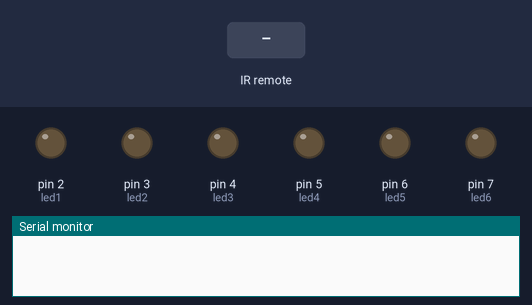
The sketch below on a simulated Arduino Uno, built with avr-gcc and run on an emulated ATmega328P. Shown: output pins drawn as LEDs (lit = HIGH), the last lines printed to the serial monitor. The test bench sets the inputs (shaded band).

Above: at 1.2 s.
1.3 s: infrared code 0x2FD807F received
At 1.8 s:
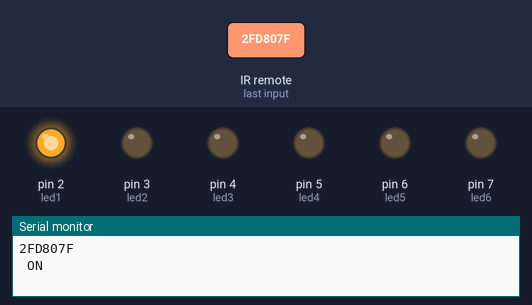
2.8 s: infrared code 0x2FD40BF received
At 4.0 s:
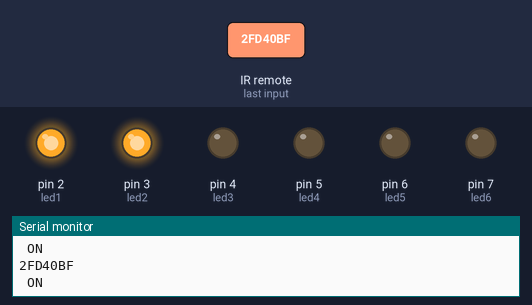
4.3 s: infrared code 0x2FDC03F received
At 5.3 s:
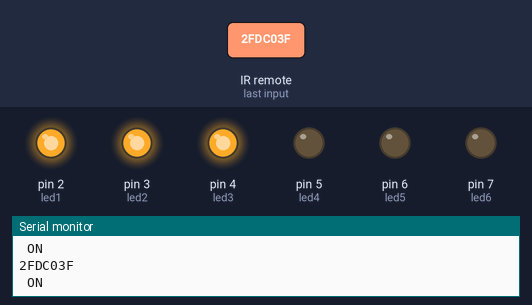
5.8 s: infrared code 0x2FD20DF received
At 6.5 s:
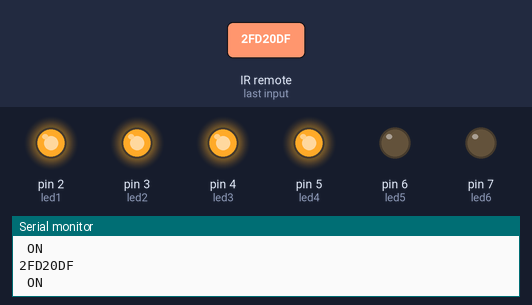
7.3 s: infrared code 0x2FDA05F received
At 7.6 s:
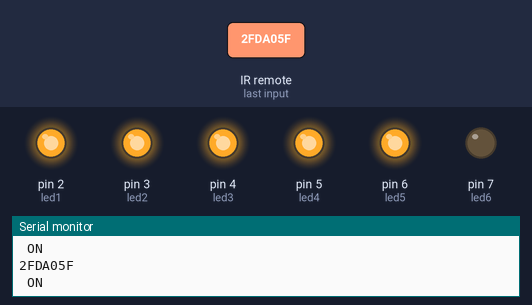
8.8 s: infrared code 0x2FD609F received
At 9.9 s:
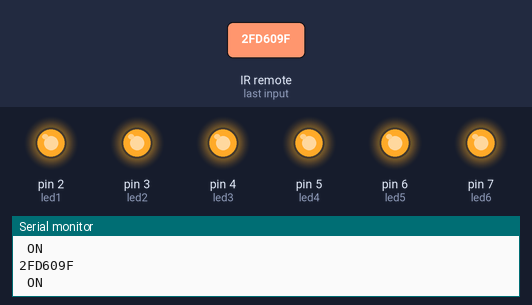
Timing chart, 0 to 11.3 s (numbered marks = the images above; inputs shaded):
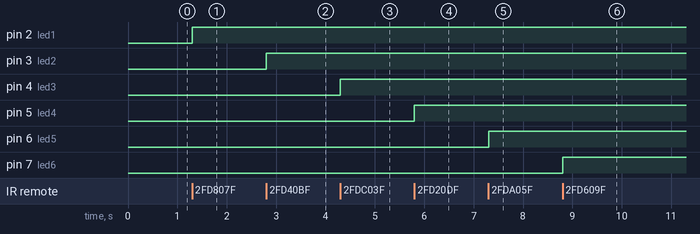

Measured:
- after the input at 1.3 s, pin 2 (led1): LOW → HIGH at once
- after the input at 2.8 s, pin 3 (led2): LOW → HIGH at once
- after the input at 4.3 s, pin 4 (led3): LOW → HIGH at once
- after the input at 5.8 s, pin 5 (led4): LOW → HIGH at once
- after the input at 7.3 s, pin 6 (led5): LOW → HIGH at once
- after the input at 8.8 s, pin 7 (led6): LOW → HIGH at once

The sketch:

project_code.ino
```cpp
#include <IRremote.h>


const int receiver = 11;
const int led1 = 2;
const int led2 = 3;
const int led3 = 4;
const int led4 = 5;
const int led5 = 6;
const int led6 = 7;

IRrecv ir_receiver(receiver);
decode_results results;

void setup()
{
  Serial.begin(9600);
  ir_receiver.enableIRIn();
  pinMode(led1, OUTPUT);
  pinMode(led2, OUTPUT);
  pinMode(led3, OUTPUT);
  pinMode(led4, OUTPUT);
  pinMode(led5, OUTPUT);
  pinMode(led6, OUTPUT);
}


void loop()
{
  if (ir_receiver.decode(&results))

  {
    Serial.println(results.value, HEX);
    translateIR();
    ir_receiver.resume();
    delay(200);
  }

}

void translateIR()

{
  int sensorValue=0;
  sensorValue = digitalRead(led1);
  sensorValue = digitalRead(led2);
  sensorValue = digitalRead(led3);
  sensorValue = digitalRead(led4);
  sensorValue = digitalRead(led5);
  sensorValue = digitalRead(led6);

  switch(results.value){

  case 0x2FD807F:
    if (sensorValue==0){

      Serial.println(" ON ");
      digitalWrite(led1, HIGH);
      break;
    }
    if (sensorValue==1){

      Serial.println(" OFF ");
      digitalWrite(led1, LOW);
      break;
    }
    case 0x2FD40BF:
    if (sensorValue==0){

      Serial.println(" ON ");
      digitalWrite(led2, HIGH);
      break;
    }
    if (sensorValue==1){

      Serial.println(" OFF ");
      digitalWrite(led2, LOW);
      break;
    }
    case 0x2FDC03F:
    if (sensorValue==0){

      Serial.println(" ON ");
      digitalWrite(led3, HIGH);
      break;
    }
    if (sensorValue==1){

      Serial.println(" OFF ");
      digitalWrite(led3, LOW);
      break;
    }
    case 0x2FD20DF:
    if (sensorValue==0){

      Serial.println(" ON ");
      digitalWrite(led4, HIGH);
      break;
    }
    if (sensorValue==1){

      Serial.println(" OFF ");
      digitalWrite(led4, LOW);
      break;
    }
    case 0x2FDA05F:
    if (sensorValue==0){

      Serial.println(" ON ");
      digitalWrite(led5, HIGH);
      break;
    }
    if (sensorValue==1){

      Serial.println(" OFF ");
      digitalWrite(led5, LOW);
      break;
    }
    case 0x2FD609F:
    if (sensorValue==0){

      Serial.println(" ON ");
      digitalWrite(led6, HIGH);
      break;
    }
    if (sensorValue==1){

      Serial.println(" OFF ");
      digitalWrite(led6, LOW);
      break;
    }
  }
}
```
